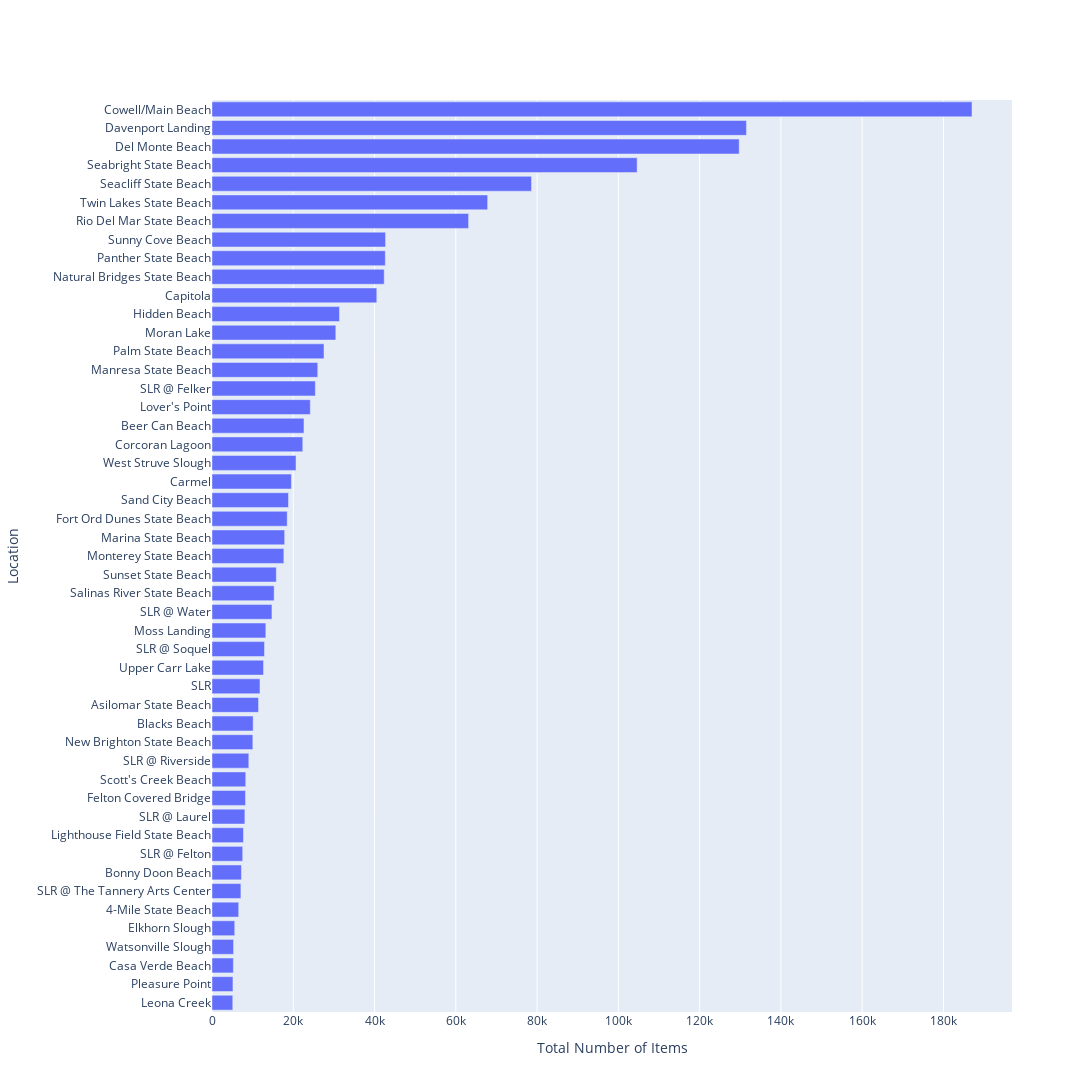

Notebook source saved alongside this figure:
### Code cell
fig = go.Figure()
fig.add_trace(go.Bar(
    y=sos_sites['Cleanup Site'],
    x=sos_sites['Total Items'],
    orientation='h',
    name='Total Number of Items Cleaned Up',
))
fig.update_layout(
    autosize=False,
    width=1100,
    height=1500,
    yaxis_title='Location',
    xaxis_title='Total Number of Items',
    yaxis={'categoryorder':'total ascending'}
)
fig.show()

### Figure 1 — Plotly figure (JSON) as saved in the notebook; plotly's stock layout.template omitted (floating-point values rounded to 4 significant figures)
{"data": [{"name": "Total Number of Items Cleaned Up", "orientation": "h", "type": "bar", "x": [6567, 11455, 22633, 10131, 7248, 40554, 19545, 5260, 22340, 187024, 131500.0, 129700.0, 5596, 8245, 18505, 31369, 5112, 7745, 24189, 26024, 17880, 17682, 30470, 13250, 42375, 10051, 27561, 42649, 5156, 63143, 11807, 25432, 7557, 8093, 9058, 12913, 7111, 14752, 15295, 18827, 8305, 104600.0, 78631, 42709, 15834, 67835, 12683, 5305, 20679], "y": ["4-Mile State Beach", "Asilomar State Beach", "Beer Can Beach", "Blacks Beach", "Bonny Doon Beach", "Capitola", "Carmel", "Casa Verde Beach", "Corcoran Lagoon", "Cowell/Main Beach", "Davenport Landing", "Del Monte Beach", "Elkhorn Slough", "Felton Covered Bridge", "Fort Ord Dunes State Beach", "Hidden Beach", "Leona Creek", "Lighthouse Field State Beach", "Lover's Point", "Manresa State Beach", "Marina State Beach", "Monterey State Beach", "Moran Lake", "Moss Landing", "Natural Bridges State Beach", "New Brighton State Beach", "Palm State Beach", "Panther State Beach", "Pleasure Point", "Rio Del Mar State Beach", "SLR", "SLR @ Felker", "SLR @ Felton", "SLR @ Laurel", "SLR @ Riverside", "SLR @ Soquel", "SLR @ The Tannery Arts Center", "SLR @ Water", "Salinas River State Beach", "Sand City Beach", "Scott's Creek Beach", "Seabright State Beach", "Seacliff State Beach", "Sunny Cove Beach", "Sunset State Beach", "Twin Lakes State Beach", "Upper Carr Lake", "Watsonville Slough", "West Struve Slough"]}], "layout": {"autosize": false, "height": 1500, "width": 1100, "xaxis": {"autorange": true, "range": [0, 196900.0], "title": {"text": "Total Number of Items"}, "type": "linear"}, "yaxis": {"autorange": true, "categoryorder": "total ascending", "range": [-0.5, 48.5], "title": {"text": "Location"}, "type": "category"}}}
